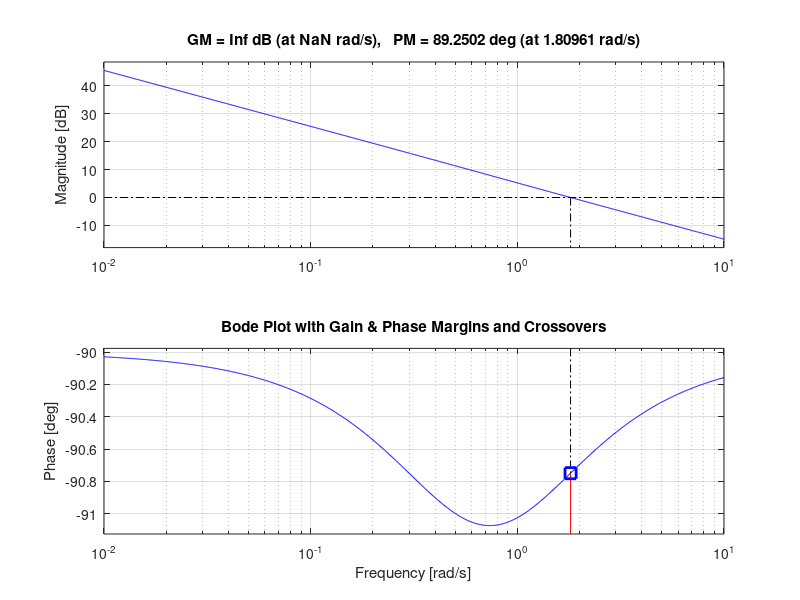

Source code (MATLAB):
%2022e116
%Verify Stability using Bode Plot Margins

clc; clear;

% Step 1: Define system and PID gains

a = 9;
b = 0.7224;
K = 0.1;

% Plant: G(s) = 9K / [s(s + b)]
G = tf([a*K], [1, b, 0]);

% PID gains (adjust as needed)
Kp = 1.5;
Ki = 0.0;
Kd = 2.0;

% PID Controller C(s)
C = pid(Kp, Ki, Kd);

% Step 2: Open-loop system L(s)

L = C * G;

% Step 3: Compute Gain Margin, Phase Margin, and crossover frequencies
[GM, PM, Wcg, Wcp] = margin(L);
GM_dB = 20 * log10(GM);  % Convert gain margin to dB

% Step 4: Display margin results

fprintf('Bode Plot Stability Verification \n');
fprintf('Gain Margin              = %.2f dB\n', GM_dB);
fprintf('Phase Margin             = %.2f degrees\n', PM);
fprintf('Gain Crossover Frequency = %.2f rad/s\n', Wcg);
fprintf('Phase Crossover Frequency= %.2f rad/s\n', Wcp);

% Step 5: Interpret the results (with all stability conditions)

fprintf('\n Stability Decision Based on Bode Margins \n');

% Define sufficiency flags
is_PM_sufficient = PM > 30;
is_GM_sufficient = GM > 1 || isinf(GM);  % Accept Inf as sufficient
is_Wcg_valid = ~isnan(Wcg) && Wcg > 0;
is_Wcp_valid = ~isnan(Wcp) && Wcp > 0;

% Decision logic
if is_PM_sufficient && is_GM_sufficient
    fprintf('STABLE: Phase margin > 30° and Gain margin is acceptable.\n');
    if is_Wcg_valid
        fprintf('   → Gain Crossover Frequency = %.2f rad/s\n', Wcg);
    else
        fprintf('   → No gain crossover (Wcg = NaN) — still stable due to large PM.\n');
    end
elseif is_PM_sufficient && ~is_GM_sufficient
    fprintf('MARGINALLY STABLE: PM > 30°, but Gain Margin is low or undefined.\n');
elseif ~is_PM_sufficient && is_GM_sufficient
    fprintf('UNSTABLE: Phase margin too low despite acceptable gain margin.\n');
else
    fprintf('UNSTABLE: Both gain and phase margins are insufficient.\n');
end

% Step 6: Plot Bode plot with annotations

[mag, phase, w] = bode(L);
mag = squeeze(mag);
phase = squeeze(phase);

figure;
margin(L);
title('Bode Plot with Gain & Phase Margins and Crossovers');
grid on;
hold on;

% Annotate Gain Margin at Gain Crossover Frequency (Wcg)
if is_Wcg_valid
    y_mag = interp1(w, 20*log10(mag), Wcg);
    plot(Wcg, y_mag, 'ro', 'MarkerSize', 8, 'LineWidth', 2);
    text(Wcg, y_mag + 5, ...
        sprintf('\\leftarrow Gain Margin: %.2f dB\nat Wcg = %.2f rad/s', GM_dB, Wcg), ...
        'FontSize', 9, 'Color', 'r');
else
    fprintf('No valid gain crossover frequency (Wcg).\n');
end

% Annotate Phase Margin at Phase Crossover Frequency (Wcp)
if is_Wcp_valid
    y_phase = interp1(w, phase, Wcp);
    plot(Wcp, y_phase, 'bs', 'MarkerSize', 8, 'LineWidth', 2);
    text(Wcp, y_phase - 25, ...
        sprintf('\\leftarrow Phase Margin: %.2f°\nat Wcp = %.2f rad/s', PM, Wcp), ...
        'FontSize', 9, 'Color', 'b');
else
    fprintf('No valid phase crossover frequency (Wcp).\n');
end

hold off;
